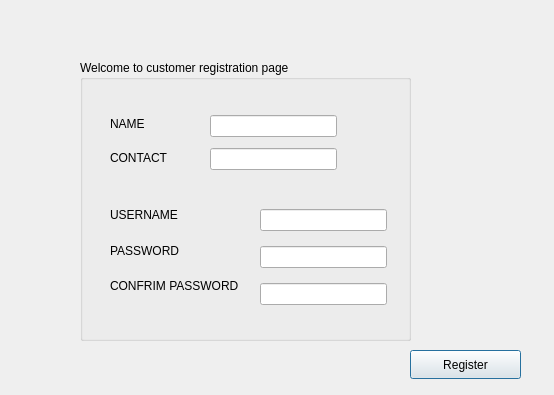
<?xml version="1.0" encoding="UTF-8"?>
<ui version="4.0">
 <class>customerregister</class>
 <widget class="QDialog" name="customerregister">
  <property name="geometry">
   <rect>
    <x>0</x>
    <y>0</y>
    <width>554</width>
    <height>395</height>
   </rect>
  </property>
  <property name="windowTitle">
   <string>Customer Register</string>
  </property>
  <widget class="QGroupBox" name="groupBox">
   <property name="geometry">
    <rect>
     <x>80</x>
     <y>60</y>
     <width>331</width>
     <height>281</height>
    </rect>
   </property>
   <property name="title">
    <string>Welcome to customer registration page</string>
   </property>
   <widget class="QWidget" name="layoutWidget">
    <property name="geometry">
     <rect>
      <x>30</x>
      <y>50</y>
      <width>91</width>
      <height>61</height>
     </rect>
    </property>
    <layout class="QVBoxLayout" name="verticalLayout">
     <item>
      <widget class="QLabel" name="label">
       <property name="text">
        <string>NAME</string>
       </property>
      </widget>
     </item>
     <item>
      <widget class="QLabel" name="label_2">
       <property name="text">
        <string>CONTACT</string>
       </property>
      </widget>
     </item>
    </layout>
   </widget>
   <widget class="QWidget" name="layoutWidget">
    <property name="geometry">
     <rect>
      <x>30</x>
      <y>140</y>
      <width>148</width>
      <height>101</height>
     </rect>
    </property>
    <layout class="QVBoxLayout" name="verticalLayout_2">
     <item>
      <widget class="QLabel" name="label_5">
       <property name="text">
        <string>USERNAME</string>
       </property>
      </widget>
     </item>
     <item>
      <widget class="QLabel" name="label_4">
       <property name="text">
        <string>PASSWORD</string>
       </property>
      </widget>
     </item>
     <item>
      <widget class="QLabel" name="label_3">
       <property name="text">
        <string>CONFRIM PASSWORD</string>
       </property>
      </widget>
     </item>
    </layout>
   </widget>
   <widget class="QWidget" name="layoutWidget">
    <property name="geometry">
     <rect>
      <x>130</x>
      <y>50</y>
      <width>127</width>
      <height>65</height>
     </rect>
    </property>
    <layout class="QVBoxLayout" name="verticalLayout_3">
     <item>
      <widget class="QLineEdit" name="inputname"/>
     </item>
     <item>
      <widget class="QLineEdit" name="inputcontact"/>
     </item>
    </layout>
   </widget>
   <widget class="QWidget" name="layoutWidget">
    <property name="geometry">
     <rect>
      <x>180</x>
      <y>140</y>
      <width>127</width>
      <height>116</height>
     </rect>
    </property>
    <layout class="QVBoxLayout" name="verticalLayout_4">
     <item>
      <widget class="QLineEdit" name="inputusername"/>
     </item>
     <item>
      <widget class="QLineEdit" name="inputpassword"/>
     </item>
     <item>
      <widget class="QLineEdit" name="inputconfirm"/>
     </item>
    </layout>
   </widget>
  </widget>
  <widget class="QPushButton" name="pushbutton_register">
   <property name="geometry">
    <rect>
     <x>410</x>
     <y>350</y>
     <width>111</width>
     <height>29</height>
    </rect>
   </property>
   <property name="text">
    <string>Register</string>
   </property>
  </widget>
  <widget class="QLabel" name="usernametaken">
   <property name="geometry">
    <rect>
     <x>10</x>
     <y>360</y>
     <width>301</width>
     <height>16</height>
    </rect>
   </property>
   <property name="text">
    <string/>
   </property>
  </widget>
 </widget>
 <resources/>
 <connections/>
</ui>
